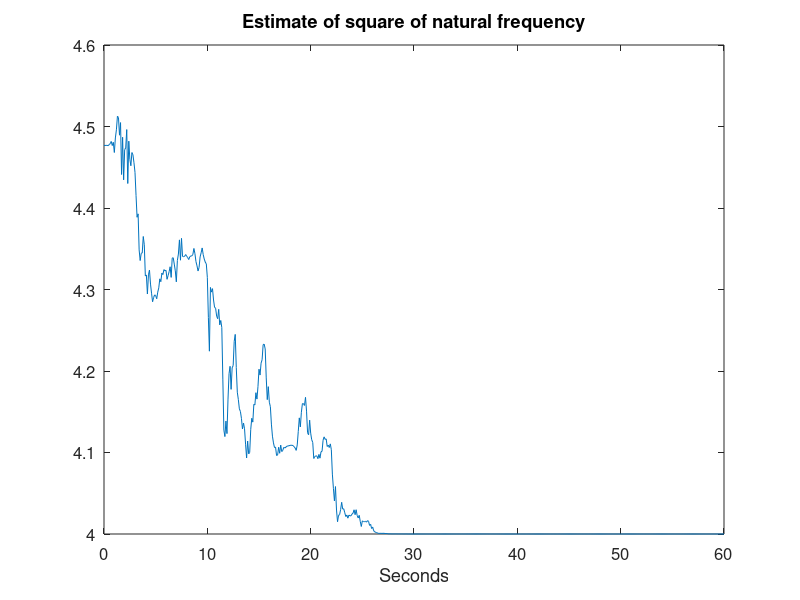
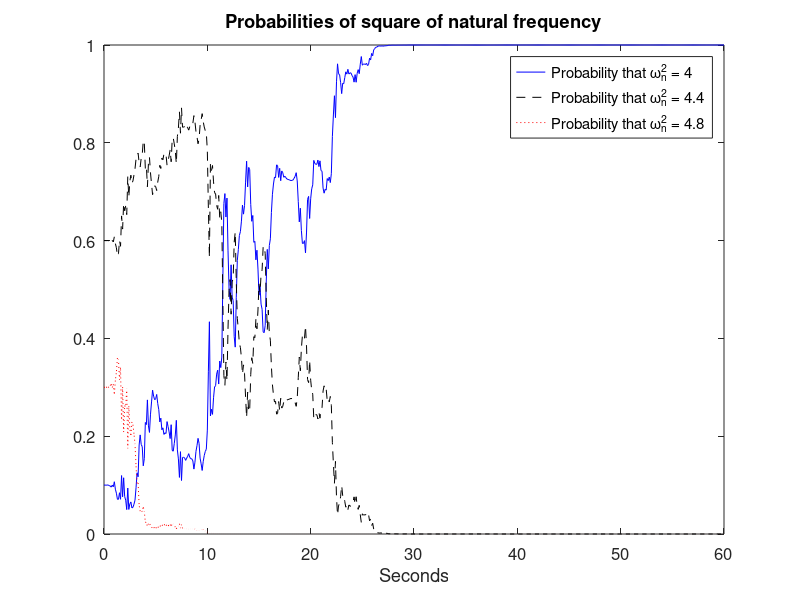

Write the MATLAB code that produced these figures, in order.
function Multiple

% Multiple-model Kalman filtering
% Second-order system

zeta = 0.1; % damping ratio
wn = [sqrt(4); sqrt(4.4); sqrt(4.8)]; % possible wn values
T = 0.1; % sample period
tf = 60; % Length of simulation
pr = [0.1; 0.6; 0.3]; % a priori probabilities
Q = diag([0, 1600]); % discrete time process noise variance
R = diag([10 10]); % discrete time measurement noise covariance
H = eye(2); % measurement matrix
x = [0; 0]; % initial state

N = size(wn, 1); % number of parameter sets
wnhat = sum(wn .* pr); % Compute the initial estimate of wn
Nsteps = round(tf / T);
q = size(H, 1); % number of measurements
phi = zeros(2, 2, N);
Pplus = zeros(2, 2, N);
Pminus = zeros(2, 2, N);
xhat = zeros(2, N);
pdf = zeros(N, 1);
% Compute the alternative phi matrices
for i = 1 : N
   Fi = [0 1; -wn(i)^2 -2*zeta*wn(i)];
   phii = expm(Fi*T);
   phi(:,:,i) = phii;
   xhat(:,i) = x;
end

% Create arrays for later plotting
wnhatArray = zeros(1, Nsteps+1);
wnhatArray(1) = wnhat;
prArray = zeros(3, Nsteps+1);
prArray(:, 1) = pr;
index = 1;
for t = T : T : tf
   % Simulate the system
   % The first parameter set is the true parameter set
   w = sqrt(Q) * randn(2, 1);
   x = phi(:,:,1) * x + w;
   z = H * x + sqrt(R) * [randn; randn];
   % Run a separate Kalman filter for each parameter set
   for i = 1 : N
      Pminus(:,:,i) = phi(:,:,i) * Pplus(:,:,i) * phi(:,:,i)' + Q;
      K = Pminus(:,:,i) * H' / (H * Pminus(:,:,i) * H' + R);
      xhat(:,i) = phi(:,:,i) * xhat(:,i);
      r = z - H * xhat(:,i); % measurement residual
      S = H * Pminus(:,:,i) * H' + R; % covariance of measurement residual
      pdf(i) = exp(-r' / S * r/2) / (2*pi)^(q/2) / sqrt(det(S));
      xhat(:,i) = xhat(:,i) + K * (z - H * xhat(:,i));
      Pplus(:,:,i) = (eye(2) - K * H) * Pminus(:,:,i) * (eye(2) - K * H)' + K * R * K';
   end
   % Update the probability of each parameter set
   pr = pdf .* pr / sum(pdf .* pr);
   % Compute the best state estimate and the best parameter estimate
   xhatbest = zeros(2, 1);
   wnhat = 0;
   for i = 1 : N
      xhatbest = xhatbest + pr(i) * xhat(:,i);
      wnhat = wnhat + pr(i) * wn(i);
   end
   % Save data for plotting
   index = index + 1;
   wnhatArray(index) = wnhat;
   prArray(:, index) = pr;
end

close all
t = 0 : T : tf;
figure
plot(t, wnhatArray.^2);
title('Estimate of square of natural frequency', 'FontSize', 12);
set(gca,'FontSize',12); set(gcf,'Color','White');
xlabel('Seconds');

figure
plot(t, prArray(1,:), 'b-', t, prArray(2,:), 'k--', t, prArray(3,:), 'r:');
title('Probabilities of square of natural frequency', 'FontSize', 12);
set(gca,'FontSize',12); set(gcf,'Color','White');
xlabel('Seconds');
legend('Probability that \omega_n^2 = 4', 'Probability that \omega_n^2 = 4.4', 'Probability that \omega_n^2 = 4.8');
